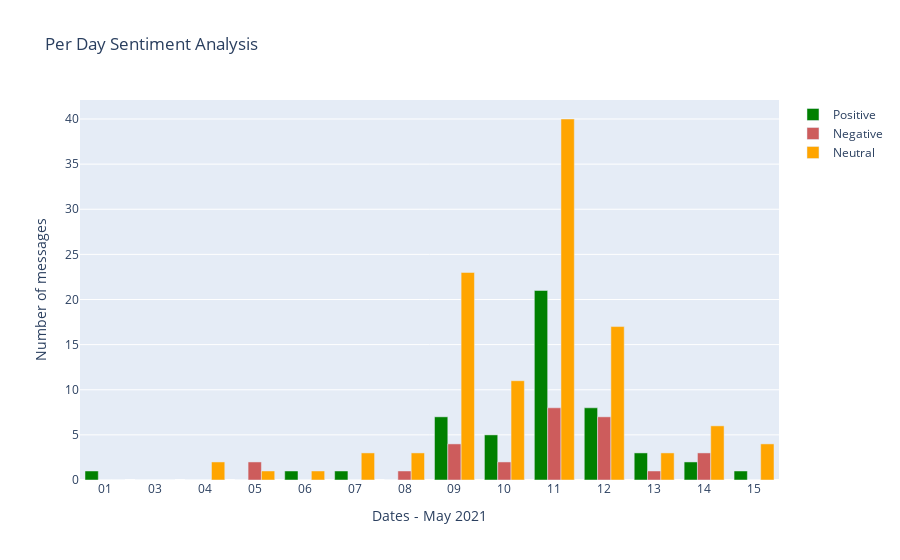

The cell this chart's notebook holds for it:
### Code cell
fig = go.Figure()
x = messagesData['date'].unique()
yPos = yPositive
yNeg = yNegative
yNeut = yNeutral

fig.add_trace(go.Bar(
    x= x,
    y= yPos,
    name='Positive',
    marker_color='green'
))

fig.add_trace(go.Bar(
    x=x,
    y= yNeg,
    name='Negative',
    marker_color='indianred'
))
fig.add_trace(go.Bar(
    x=x,
    y= yNeut,
    name='Neutral',
    marker_color='orange'
))

fig.update_layout(
    title="Per Day Sentiment Analysis",
    xaxis_title="Dates - May 2021",
    yaxis_title="Number of messages",
)

fig.show()
fig.write_image("averageSentimentPerDayPlot.png")

### Figure 1 — Plotly figure (JSON) as saved in the notebook; plotly's stock layout.template omitted (floating-point values rounded to 4 significant figures)
{"data": [{"marker": {"color": "green"}, "name": "Positive", "type": "bar", "x": ["01", "03", "04", "05", "06", "07", "08", "09", "10", "11", "12", "13", "14", "15"], "y": [1, 0, 0, 0, 1, 1, 0, 7, 5, 21, 8, 3, 2, 1, 0]}, {"marker": {"color": "indianred"}, "name": "Negative", "type": "bar", "x": ["01", "03", "04", "05", "06", "07", "08", "09", "10", "11", "12", "13", "14", "15"], "y": [0, 0, 0, 2, 0, 0, 1, 4, 2, 8, 7, 1, 3, 0, 0]}, {"marker": {"color": "orange"}, "name": "Neutral", "type": "bar", "x": ["01", "03", "04", "05", "06", "07", "08", "09", "10", "11", "12", "13", "14", "15"], "y": [0, 0, 2, 1, 1, 3, 3, 23, 11, 40, 17, 3, 6, 4, 3]}], "layout": {"title": {"text": "Per Day Sentiment Analysis"}, "xaxis": {"title": {"text": "Dates - May 2021"}}, "yaxis": {"title": {"text": "Number of messages"}}}}
